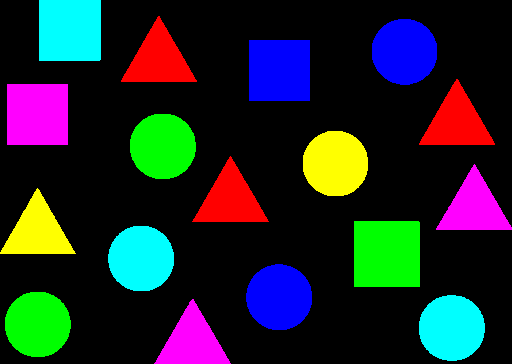
#> input picture AI_ComputerVision/dataset/colorobject.png, 512 x 364 px, found by its file name
$ jupyter execute Ex_cvtColor.ipynb
#> lines starting #> are read from the running program, lines starting #| are printed output that depends on the picture
[cell 1]
import cv2

# Load an image
image = cv2.imread('C:\Ai_minor\AI_ComputerVision\dataset\colorobject.png')
#> image is the input picture: shape (364, 512, 3); mean B, G, R 41.2, 38.1, 31

# Convert the image from BGR (OpenCV's default) to RGB
rgb_image = cv2.cvtColor(image, cv2.COLOR_BGR2RGB)

# Convert the image to grayscale
gray_image = cv2.cvtColor(image, cv2.COLOR_BGR2GRAY)
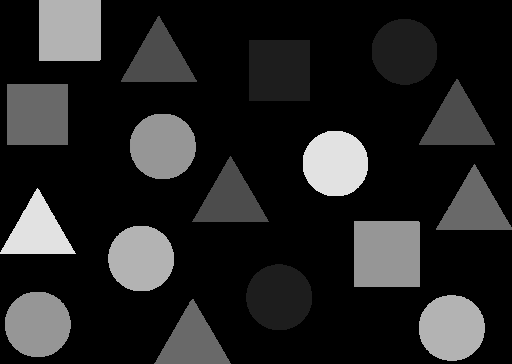
#> gray_image: shape (364, 512); min 0, max 226, mean 36.3

# Display the original, RGB, and grayscale images
cv2.imshow('Original Image', image)
cv2.imshow('RGB Image', rgb_image)
cv2.imshow('Grayscale Image', gray_image)

# Wait for a key press and then close all windows
cv2.waitKey(0)
cv2.destroyAllWindows()
